Frame 1 (no input): blank canvas, image omitted
Frame 60 (the mouse pressed at the canvas centre just before this capture): blank canvas, image omitted
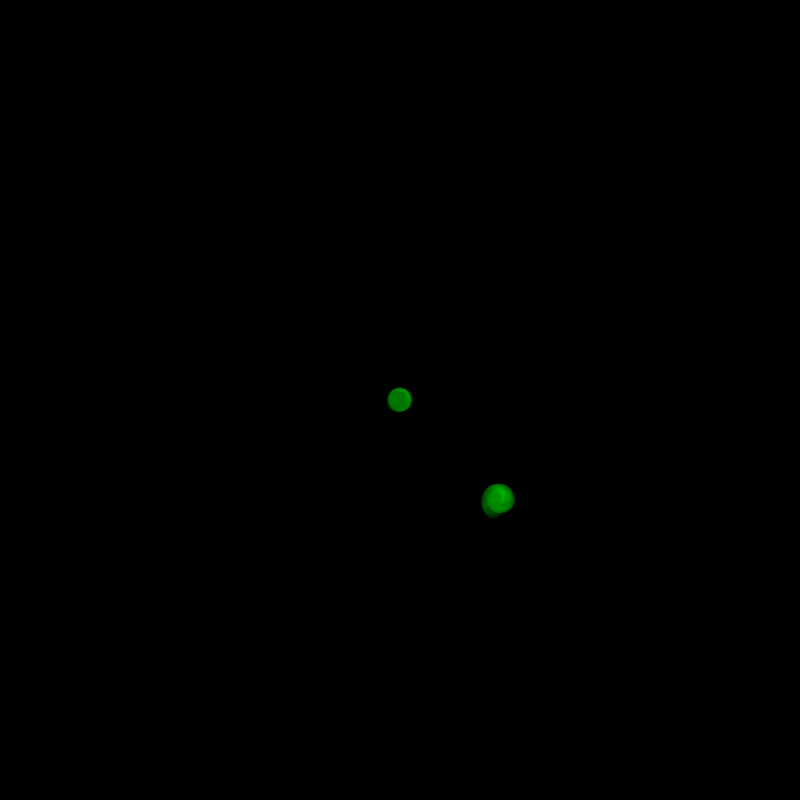
Frame 120 (the mouse held since frame 60 and released just before this capture)

The Processing sketch whose frames 1 and 60 were blank and that drew this single picture after the mouse press (run headless with seeded random() and noise(); from frame 60 on, the mouse is pressed at the canvas centre):

// Processing sketch: processing_17216
// ── processing_17216.pde


float i=0;

void setup() {
  size(800,800);
  background(0);


  smooth();
  translate(width/2,height/2);
  strokeWeight(2);
  beginShape();
  fill(0);
  for(int i=0;i<100;i++)
  {
    curveVertex(    exp(0.1*i)*sin(i),   exp(0.1*i)*cos(i)        );
  }
  endShape();
  
  

  beginShape();
//  for(int i=0;i<100;i++)
//  {
//    curveVertex(    exp(-0.2*i)*sin(i),   exp(-0.2*i)*cos(i)        );
//  }
//  
//  for(int i=0;i<100;i++)
//  {
//    curveVertex(    exp(-0.1*i)*sin(i),   exp(-0.1*i)*cos(i)        );
//  }
//  endShape();
}








void draw() {
  translate(width/2,height/2);
  fill(random (0),random (255),0,20);
  noStroke();
  ellipse(exp(0.1*i)*sin(i),   exp(0.1*i)*cos(i),20,20);
  i+=0.1;
  
  
  
  
  //translate(width/2,height/2);
  fill(random (0),random (255),0,20);
  noStroke();
  ellipse(100+exp(0.2*i)*sin(i),  100+ exp(0.2*i)*cos(i),20,20);
 // i+=0.1;
}
